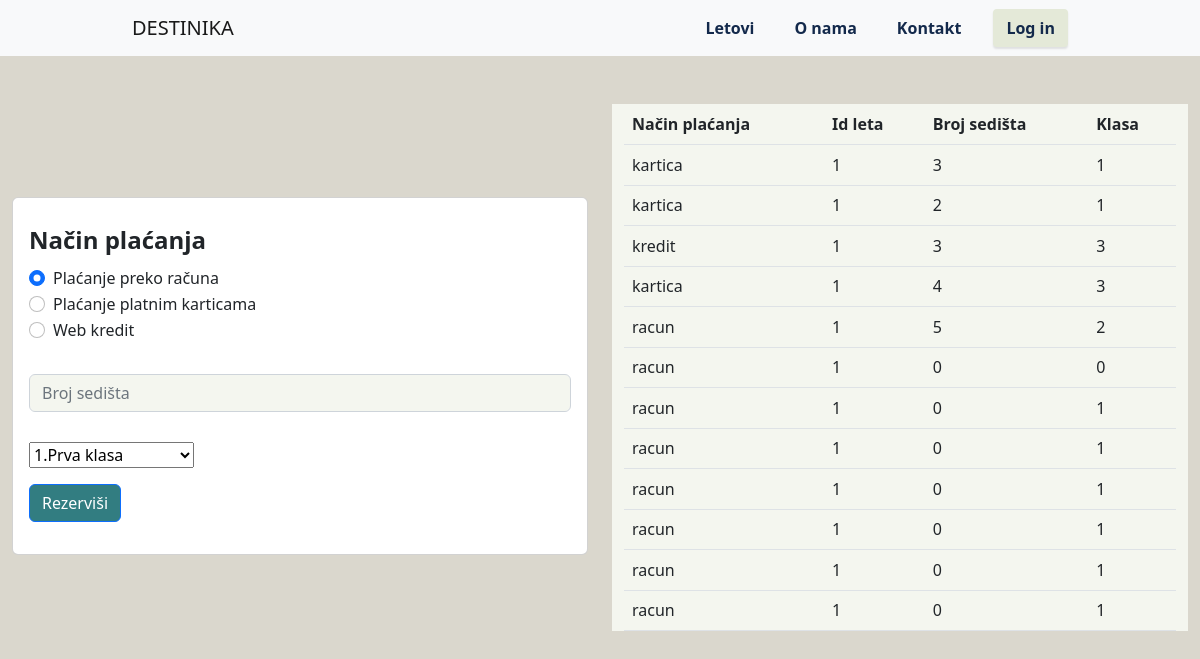
/stranice/rezervacije.php, run on the app's committed database.
### tables this page shows
CREATE TABLE IF NOT EXISTS `rezervacija` (
  `id_rezervacije` int NOT NULL AUTO_INCREMENT,
  `id_putnika` int NOT NULL,
  `nacin_placanja` varchar(64) NOT NULL,
  `id_leta` int NOT NULL,
  `broj_sedista` int NOT NULL,
  `klasa` int NOT NULL,
  PRIMARY KEY (`id_rezervacije`),
  KEY `fk_putnik` (`id_putnika`),
  KEY `fk_let` (`id_leta`)
);

### stranice/rezervacije.php (the view, shortened to what this page needs)
<?php
   require_once("../php/baza.php");
   $data = $conn->query("SELECT * FROM rezervacija");
   ?>
<!DOCTYPE html>
<html lang="en">
   <head>
      <link href="https://cdn.jsdelivr.net/npm/bootstrap@5.2.3/dist/css/bootstrap.min.css" rel="stylesheet">
      <link rel="stylesheet" href="../styles/rezervacije.css">
   </head>
   <body>
      <nav class="navbar navbar-expand-lg  bg-light navbar-light">
         <div class="container">
            <a class="navbar-brand" href="http://localhost/putnicka_agencija/stranice/stranica.php"
               id="logo">DESTINIKA
            </a>
            <div class="collapse navbar-collapse" id="navbarSupportedContent">
               <ul class="navbar-nav ms-auto align-items-center">
                  <li class="nav-item">
                     <a class="nav-link mx-2" href="http://localhost/putnicka_agencija/stranice/letovi.php"><i class="fas fa-bell pe-2"></i>Letovi</a>
                  </li>
                  <li class="nav-item">
                     <a class="nav-link mx-2" href="http://localhost/putnicka_agencija/stranice/O_nama.php"><i class="fas fa-heart pe-2"></i>O nama</a>
                  </li>
                  <li class="nav-item">
                     <a class="nav-link mx-2" href="http://localhost/putnicka_agencija/stranice/kontakt.php"><i class="fas fa-bell pe-2"></i>Kontakt</a>
                  </li>
                  <li class="nav-item ms-3">
                     <?php
                        if(isset($_SESSION["ime"])){
                          echo $_SESSION["ime"] . " " . $_SESSION["prezime"];
                        }
                        else{
                          ?>
                     <a class="btn btn-black btn-rounded"href="http://localhost/putnicka_agencija/prijava/login.php#!" >Log in</a>
                     <?php
                        }
                        ?>
                  </li>
               </ul>
            </div>
         </div>
      </nav>
      <br></br>
      <div class="container-fluid">
         <div class=" row  align-items-center">
            <div class="col-6 ">
               <form class="card p-3" method="POST" action="./rezervacije.php?let=<?php echo $_GET["let"];?>">
                  <fieldset class="form-group">
                     <div class="row justify-content-center">
                        <legend class="centered-legend pt-2"><b>Način plaćanja</b></legend>
                        <div class="col">
                           <div class="form-check ">
                              <input class="form-check-input" type="radio" name="nacin" id="paymentMethod1" value="racun" checked>
                              <label class="form-check-label" for="paymentMethod1">
                              Plaćanje preko računa
                              </label>
                           </div>
                           <div class="form-check">
                              <input class="form-check-input" type="radio" name="nacin" id="paymentMethod2" value="kartica">
                              <label class="form-check-label" for="paymentMethod2">
                              Plaćanje platnim karticama
                              </label>
                           </div>
                           <div class="form-check">
                              <input class="form-check-input" type="radio" name="nacin" id="paymentMethod3" value="kredit">
                              <label class="form-check-label" for="paymentMethod3">
                              Web kredit
                              </label>
                           </div>
                        </div>
                     </div>
                  </fieldset>
                  <div class="form-group row">
                     <label for="seatNumber" class="col-form-label"></label>
                     <div class="col">
                        <input type="number" min="1" class="form-control" name="broj_sedista" id="seatNumber" placeholder="Broj sedišta">
                     </div>
                  </div>
                  <div class="form-group row">
                     <label for="classSelect" class="col-form-label"></label>
                     <div class="col">
                        <select class="custom-select" id="classSelect" name="klasa">
                           <option value="1">1.Prva klasa</option>
                        </select>
                     </div>
                  </div>
                  <div class="form-group row">
                     <div class="col">
                        <button type="submit" class="btn btn-primary"style="background-color:#327D81">Rezerviši</button>
                     </div>
                  </div>
               </form>
            </div>
            <div class="col-6">
               <div class="card-body" style="background-color:  #F4F6EF;">
                  <div class="container">
                     <table class="table table-striped">
                        <thead>
                           <tr>
                              <th scope="col">Način plaćanja</th>
                              <th scope="col">Id leta</th>
                              <th scope="col">Broj sedišta</th>
                              <th scope="col">Klasa</th>
                           </tr>
                        </thead>
                        <tbody>
                           <?php
                              foreach ($data as $row) {
                                ?>
                           <tr>
                           <tr>
                              <td><?php
                                 echo $row["nacin_placanja"];?></td>
                              <td><?php
                                 echo $row["id_leta"];?></td>
                              <td><?php
                                 echo $row["broj_sedista"];?></td>
                              <td><?php
                                 echo $row["klasa"];?></td>
                           </tr>
                           </tr>
                           <?php
                              }
                              ?>
                        </tbody>
                     </table>
                  </div>
               </div>
            </div>
         </div>
      </div>
   </body>
</html>

### styles/rezervacije.css (style rules this page uses)
.navbar { background-color: #F4F6EF; }
.navbar .nav-link, .navbar .btn { color: #13294B; font-weight: bold; }
.btn-black { background-color: #E4E9D8; color: #13294B; border-radius: 0.25rem; box-shadow: 0 2px 2px rgba(0, 0, 0, 0.1); }
.container { max-width: 960px; }
.card { width: 100%; }
.form-group { margin-bottom: 1rem; }
input.form-control, select.form-control { background-color: #F4F6EF; }
body { background-color: #DAD7CD; }

### data on the page
rezervacija: nacin_placanja "kartica", id_leta "1", broj_sedista "3", klasa "1"
rezervacija: nacin_placanja "kartica", id_leta "1", broj_sedista "2", klasa "1"
rezervacija: nacin_placanja "kredit", id_leta "1", broj_sedista "3", klasa "3"
rezervacija: nacin_placanja "kartica", id_leta "1", broj_sedista "4", klasa "3"
rezervacija: nacin_placanja "racun", id_leta "1", broj_sedista "5", klasa "2"
rezervacija: nacin_placanja "racun", id_leta "1", broj_sedista "0", klasa "0"
rezervacija: nacin_placanja "racun", id_leta "1", broj_sedista "0", klasa "1"
rezervacija: nacin_placanja "racun", id_leta "1", broj_sedista "0", klasa "1"
rezervacija: nacin_placanja "racun", id_leta "1", broj_sedista "0", klasa "1"
rezervacija: nacin_placanja "racun", id_leta "1", broj_sedista "0", klasa "1"
rezervacija: nacin_placanja "racun", id_leta "1", broj_sedista "0", klasa "1"
rezervacija: nacin_placanja "racun", id_leta "1", broj_sedista "0", klasa "1"
